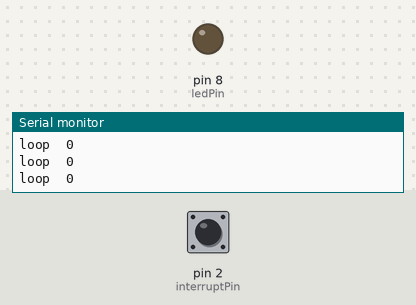
Recording of a sketch running on a simulated Arduino Uno, built with avr-gcc and run on an emulated ATmega328P. Shown: output pins drawn as LEDs (lit = HIGH), the last lines printed to the serial monitor. Dashed ring = blinking. The inputs (shaded band) are chosen by the test bench; at power-on: pin 2 (interruptPin) HIGH.

Above: at 1.2 s.
1.3 s: pin 2 (interruptPin) pulled LOW for 0.15 s
At 1.45 s:
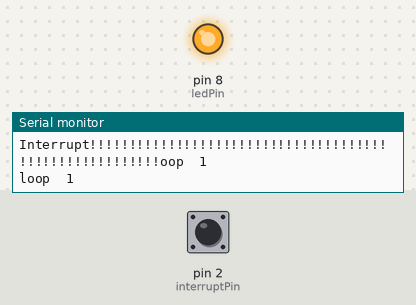
3.0 s: pin 2 (interruptPin) pulled LOW for 1 s
At 4.9 s:
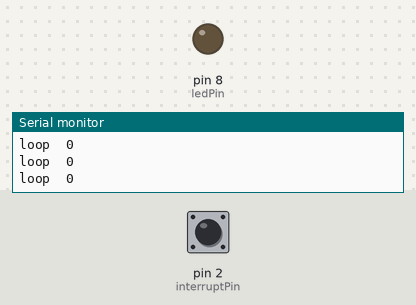
5.5 s: pin 2 (interruptPin) pulsed LOW 2 times (0.12 s each, 0.3 s apart)
At 5.63 s:
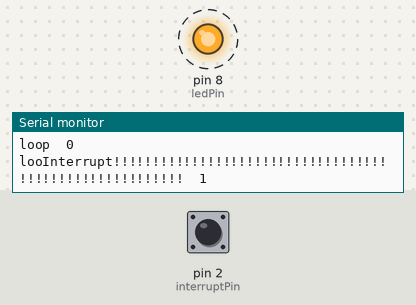
7.6 s: pin 2 (interruptPin) driven LOW
At 8.8 s:
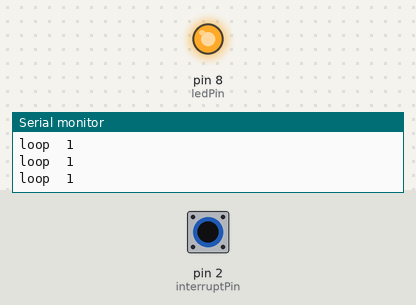
9.1 s: pin 2 (interruptPin) driven HIGH
At 9.9 s:
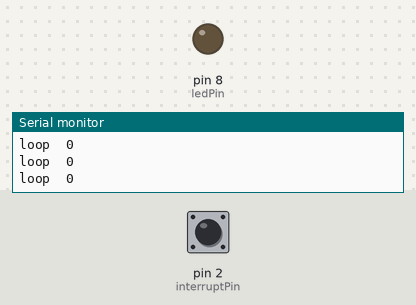
Timing chart, 0 to 11.6 s (numbered marks = the images above; inputs shaded):
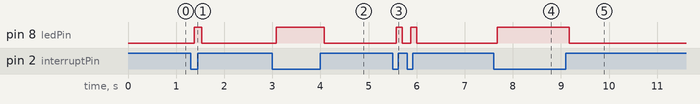

The sketch:

Interrupt.ino
```cpp
const byte ledPin = 8;
const byte interruptPin = 2;
volatile byte state = LOW;

void setup() {
  Serial.begin(9600);
  pinMode(ledPin, OUTPUT);
  pinMode(interruptPin, INPUT_PULLUP);
  attachInterrupt(digitalPinToInterrupt(interruptPin), blink, CHANGE);
}

void loop() {
  Serial.print("loop  ");
  Serial.println(state);
  digitalWrite(ledPin, state);
}

void blink() {
  Serial.println("Interrupt!!!!!!!!!!!!!!!!!!!!!!!!!!!!!!!!!!!!!!!!!!!!!!!!!!!!!!!!!!!!!!!!");
  state = !state;
//  LED();
//  delay(500);
}
//void LED(){
//  Serial.print("LED  ");
//  while(1){
//  digitalWrite(ledPin, state);
//  }
//
//  }
```

Measured:
- after the input at 1.3 s, pin 8 (ledPin): LOW → HIGH after 0.08 s, → LOW 0.15 s later
- after the input at 3.0 s, pin 8 (ledPin): LOW → HIGH after 0.08 s, → LOW 1.0 s later
- after the input at 5.5 s, pin 8 (ledPin): alternates HIGH for 0.12 s and LOW for 0.18 s, 4 changes in all, then stays LOW, starting after 0.08 s
- after the input at 7.6 s, pin 8 (ledPin): LOW → HIGH after 0.08 s
- after the input at 9.1 s, pin 8 (ledPin): HIGH → LOW after 0.08 s
